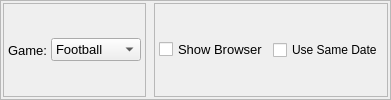
     <widget class="QFrame" name="frame">
      <property name="frameShape">
       <enum>QFrame::StyledPanel</enum>
      </property>
      <property name="frameShadow">
       <enum>QFrame::Raised</enum>
      </property>
      <layout class="QHBoxLayout" name="horizontalLayout">
       <property name="spacing">
        <number>8</number>
       </property>
       <property name="leftMargin">
        <number>2</number>
       </property>
       <property name="topMargin">
        <number>2</number>
       </property>
       <property name="rightMargin">
        <number>2</number>
       </property>
       <property name="bottomMargin">
        <number>2</number>
       </property>
       <item>
        <widget class="QFrame" name="frame_6">
         <property name="frameShape">
          <enum>QFrame::StyledPanel</enum>
         </property>
         <property name="frameShadow">
          <enum>QFrame::Raised</enum>
         </property>
         <layout class="QHBoxLayout" name="horizontalLayout_2">
          <property name="spacing">
           <number>4</number>
          </property>
          <property name="leftMargin">
           <number>4</number>
          </property>
          <property name="topMargin">
           <number>4</number>
          </property>
          <property name="rightMargin">
           <number>4</number>
          </property>
          <property name="bottomMargin">
           <number>4</number>
          </property>
          <item>
           <widget class="QLabel" name="label">
            <property name="font">
             <font>
              <pointsize>10</pointsize>
             </font>
            </property>
            <property name="text">
             <string>Game:</string>
            </property>
           </widget>
          </item>
          <item>
           <widget class="QComboBox" name="comboBoxGame">
            <property name="font">
             <font>
              <pointsize>10</pointsize>
             </font>
            </property>
            <item>
             <property name="text">
              <string>Football</string>
             </property>
            </item>
            <item>
             <property name="text">
              <string>Basketball</string>
             </property>
            </item>
            <item>
             <property name="text">
              <string>Tennis</string>
             </property>
            </item>
           </widget>
          </item>
         </layout>
        </widget>
       </item>
       <item>
        <widget class="QFrame" name="frame_7">
         <property name="frameShape">
          <enum>QFrame::StyledPanel</enum>
         </property>
         <property name="frameShadow">
          <enum>QFrame::Raised</enum>
         </property>
         <layout class="QHBoxLayout" name="horizontalLayout_3">
          <property name="spacing">
           <number>4</number>
          </property>
          <property name="leftMargin">
           <number>4</number>
          </property>
          <property name="topMargin">
           <number>4</number>
          </property>
          <property name="rightMargin">
           <number>4</number>
          </property>
          <property name="bottomMargin">
           <number>4</number>
          </property>
          <item>
           <widget class="QCheckBox" name="checkBoxShowBrowser">
            <property name="font">
             <font>
              <pointsize>10</pointsize>
             </font>
            </property>
            <property name="text">
             <string>Show Browser</string>
            </property>
           </widget>
          </item>
          <item>
           <widget class="QCheckBox" name="checkBoxSameDate">
            <property name="text">
             <string>Use Same Date</string>
            </property>
           </widget>
          </item>
         </layout>
        </widget>
       </item>
      </layout>
     </widget>
